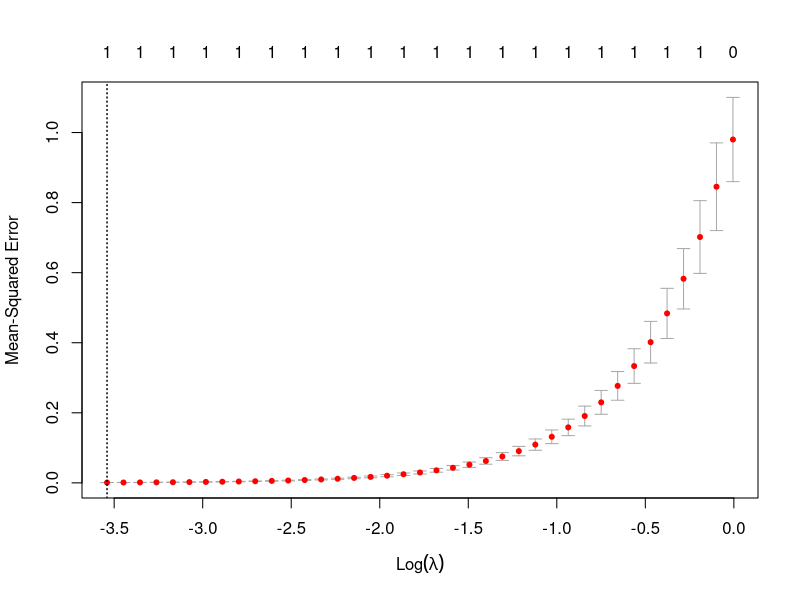
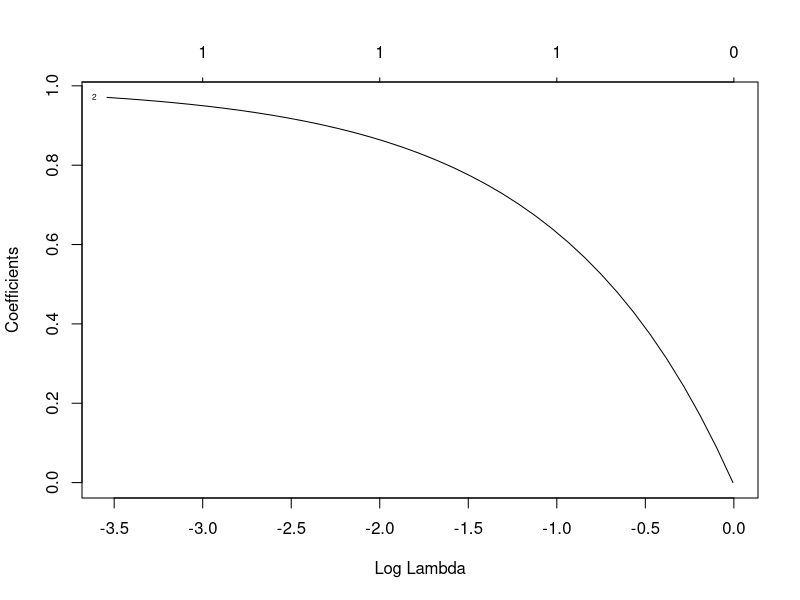
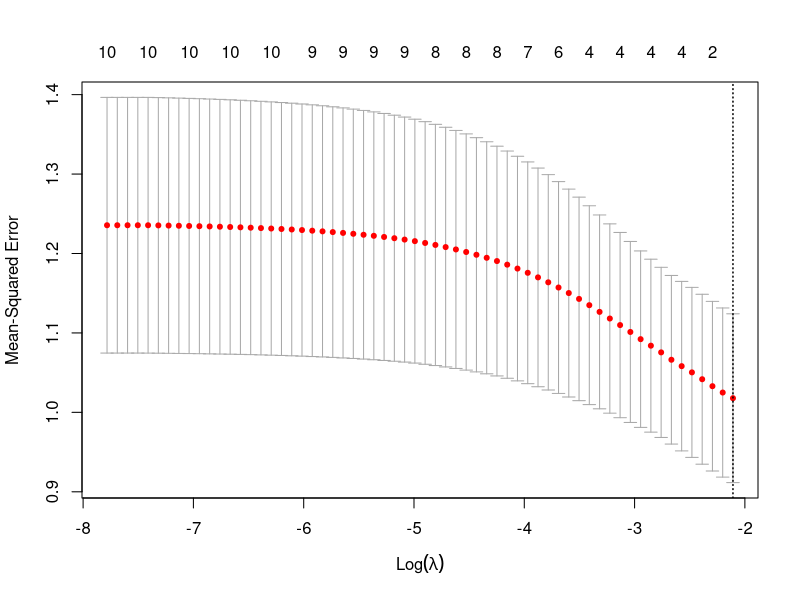
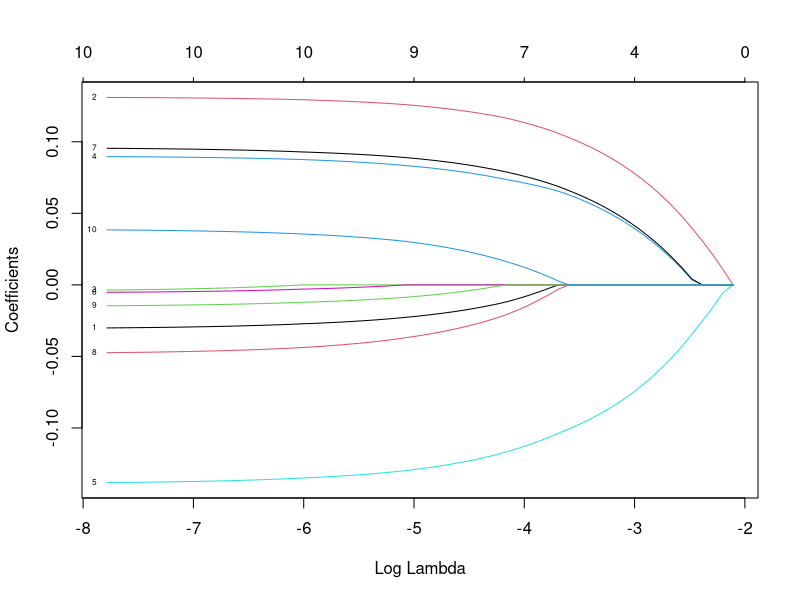
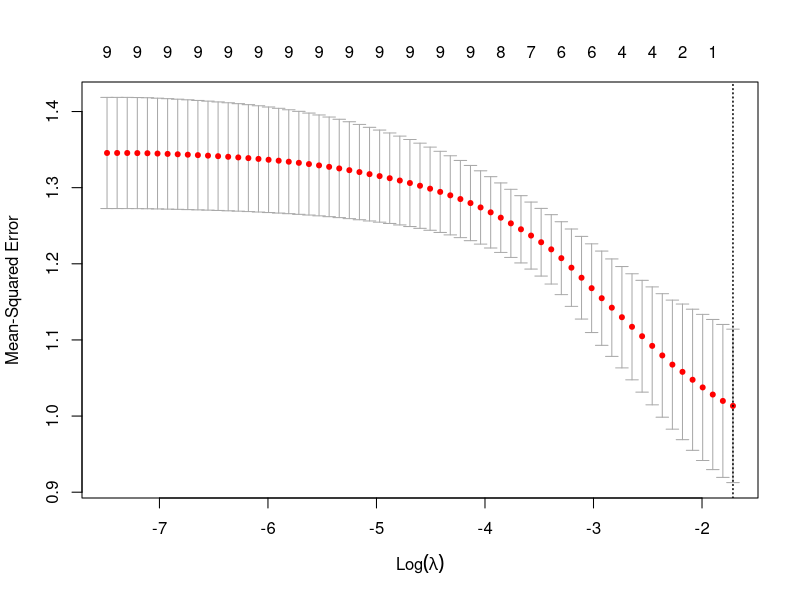
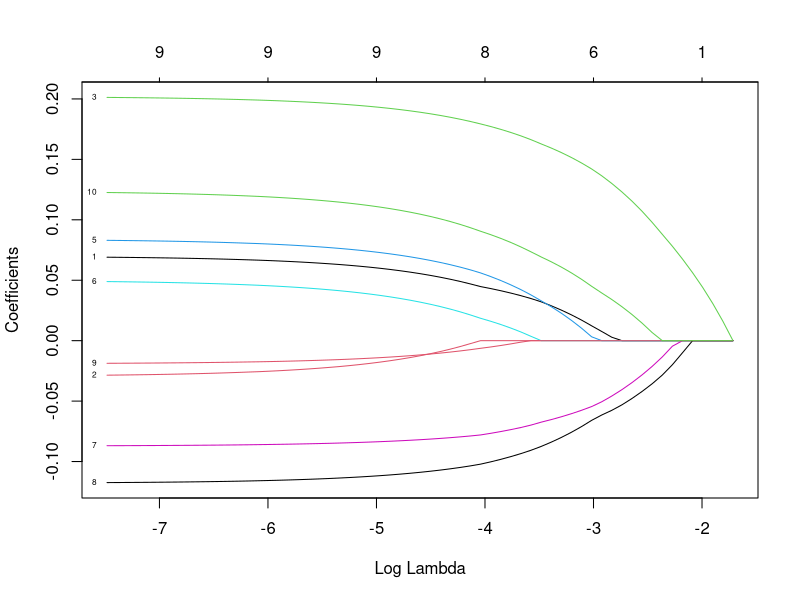
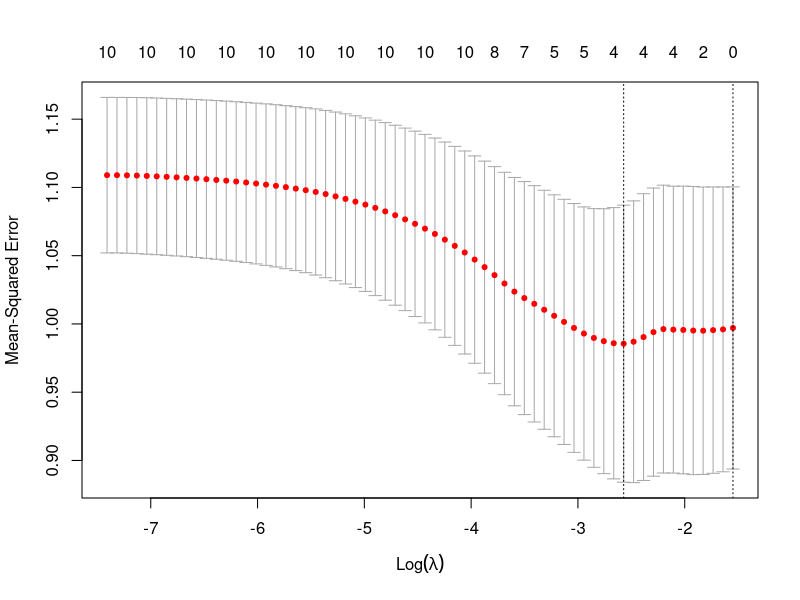
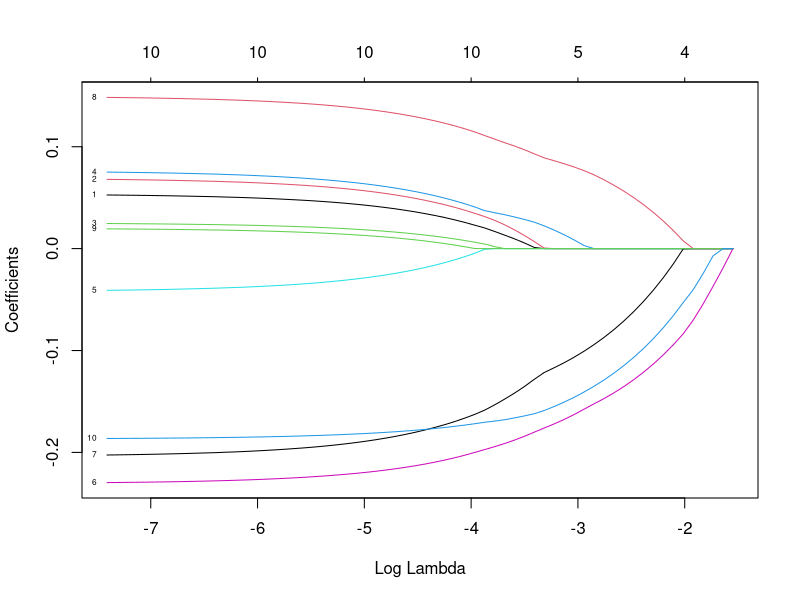

Write R code to recreate these figures, in order.
library(readxl)
library(glmnet)


global_base <- read_xlsx("dataset1.xlsx")  # raw dataset

global_base_ncol <- ncol(global_base)
global_base_flora <- global_base[, 45: global_base_ncol]


# lasso selection turn one
LassoFloraSelectOne <- function(dataset, xcol_1, xcol_2, xcol_target) {

  require(ggplot2)
  require(glmnet) # package for lasso/ridge training

  # data normalization
  loacl_dataset_normal <- scale(dataset)

  # set the label
  local_dataset_x_lasso <- loacl_dataset_normal[, xcol_1: xcol_2]
  local_dataset_y_lasso <- loacl_dataset_normal[, xcol_target]

  # lasso regression
  set.seed(1234)
  local_lasso_testout <- cv.glmnet(local_dataset_x_lasso,
                                   local_dataset_y_lasso,
                                   alpha = 1, nfolds = 3)

  # draw some useless plots
  plot(local_lasso_testout)
  plot(local_lasso_testout$glmnet.fit, "lambda", label = TRUE)

  # find the best model
  local_lasso_testout_min <- local_lasso_testout$lambda.min
  local_lasso_testout_best <- glmnet(local_dataset_x_lasso,
                                     local_dataset_y_lasso,
                                     alpha = 1,
                                     lambda = local_lasso_testout_min)

  # grab the results
  local_coef_values <- coef(local_lasso_testout_best)

  # return the results
  return(local_coef_values)
}

# loop selection
exposed_local_flag_lasso <- 1
repeat {
  print(LassoFloraSelectOne(global_base,
                            exposed_local_flag_lasso,
                            exposed_local_flag_lasso + 9,
                            xcol_target = 2))
  exposed_local_flag_lasso <- exposed_local_flag_lasso + 10
  if (exposed_local_flag_lasso >= ncol(global_base_flora))  {
    exposed_local_flag_lasso <- 1
    break
  }
}

# temp
temp_function_test <- LassoFloraSelectOne(global_base, 25, 30, 2)
